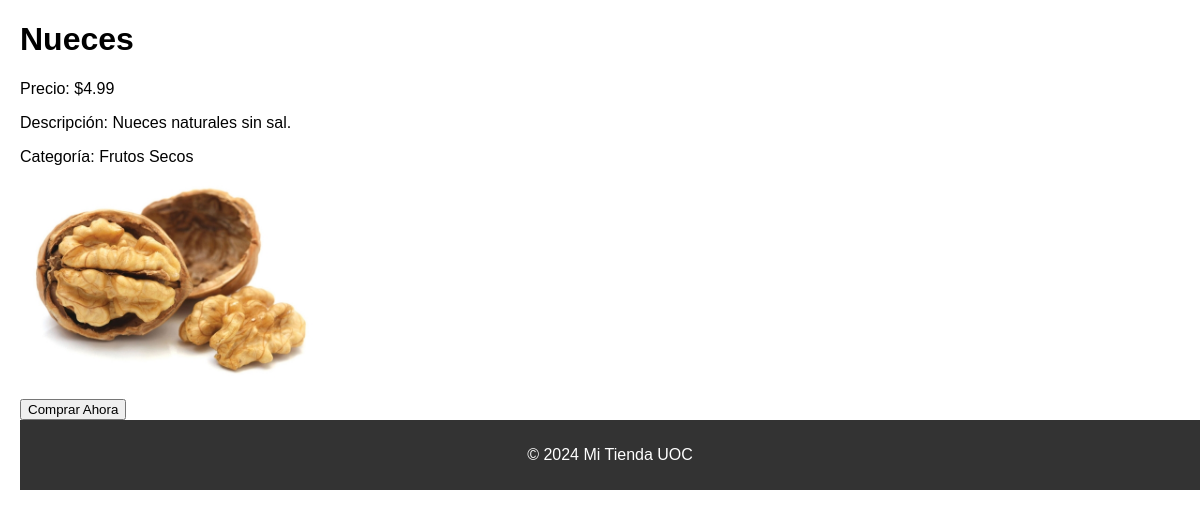
Screenshot of /MiTiendaEnLinea/product.php?product_id=2 with the database file from the repository.
### tables this page shows
CREATE TABLE `productos` (
  `id` int(11) NOT NULL,
  `nombre` varchar(255) NOT NULL,
  `descripcion` text DEFAULT NULL,
  `precio` decimal(10,2) NOT NULL,
  `stock` int(11) NOT NULL,
  `imagen` varchar(255) DEFAULT NULL,
  `categoria_id` int(11) DEFAULT NULL
);

### MiTiendaEnLinea/product.php (the view, shortened to what this page needs)
<!DOCTYPE html>
<html>
<head>
    <link rel="stylesheet" type="text/css" href="css/styles.css">
</head>
<body>
    <?php
    include "includes/database.php";
    if (isset($_GET['product_id'])) {
        $product_id = $_GET['product_id'];
        $query = "SELECT * FROM productos WHERE id = $product_id";
        $result = mysqli_query($conexion, $query);
        if (mysqli_num_rows($result) > 0) {
            $product = mysqli_fetch_assoc($result);
            echo "<h1>" . $product['nombre'] . "</h1>";
            echo "<p>Precio: $" . number_format($product['precio'], 2) . "</p>";
            echo "<p>Descripción: " . $product['descripcion'] . "</p>";
            $categoria = ($product['categoria_id'] == 1) ? "Frutos Secos" : "Frutas Congeladas";
            echo "<p>Categoría: " . $categoria . "</p>";
            echo "<img src='" . $product['imagen'] . "' alt='" . $product['nombre'] . "' style='max-width: 300px;'>";
            echo "<form action='category.php' method='get'>";
            echo "<input type='submit' value='Comprar Ahora'>";
            echo "</form>";
        } else {
            echo "<p>No se encontraron detalles del producto.</p>";
        }
    } else {
        echo "<p>ID de producto no proporcionado.</p>";
    }
    ?>
    <footer>
        <p>&copy; <?php echo date("Y"); ?> Mi Tienda UOC</p>
    </footer>
</body>
</html>

### MiTiendaEnLinea/css/styles.css (style rules this page uses)
body { font-family: Arial, sans-serif; margin: 0; padding: 0; background-color: #f2f2f2; }
footer { background-color: #333; color: #fff; text-align: center; padding: 10px 0; }

### MiTiendaEnLinea/product.php (style rules this page uses)
body { background-color: #ffffff; margin-left: 20px; }

### rows the page displays
productos: nombre "Nueces", precio "4.99", descripcion "Nueces naturales sin sal.", categoria "Frutos Secos", imagen (picture)
